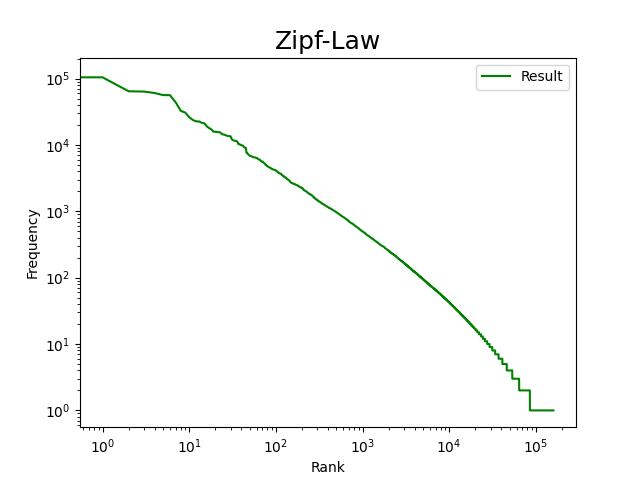

This figure's Python source:
# -*- coding: utf-8 -*-

"""
zipfLaw.py
作业1-1：对中文语料库进行词频统计，验证Zipf's Law
"""

import jieba
import os
import matplotlib.pyplot as plt

from util import getFilePathList

# 声明数据文件路径
dataPath = './data/'
listFilePath = os.path.join(dataPath, 'inf.txt')
totalFilePath = os.path.join(dataPath, 'total.txt')


# 读取txt文件，将词频计数写入wordCntMap
def wordCount(txtFilePath, wordCntMap):
    # 检查单词是否均为中文
    def wordIsChinese(wordToCheck):
        for ch in wordToCheck:
            if '\u4e00' <= ch <= '\u9fff':
                continue
            else:
                return False
        return True

    if not os.path.exists(txtFilePath) or wordCntMap is None:
        raise Exception('File not exists or cntMap is None')
    with open(txtFilePath, 'r', encoding='gb18030') as txtFile:
        rawTxt = txtFile.read()
        # 去掉无意义词汇
        rawTxt = rawTxt.replace('----〖新语丝电子文库(www.xys.org)〗', '')
        rawTxt = rawTxt.replace('本书来自www.cr173.com免费txt小说下载站', '')
        txt = rawTxt.replace('更多更新免费电子书请关注www.cr173.com', '')
        wordList = jieba.lcut(txt)  # 精确模式分词
        for word in wordList:
            if wordIsChinese(word):  # 过滤掉所有非中文词（包括标点）
                wordCntMap[word] = wordCntMap.get(word, 0) + 1


# 保存词频统计文件
def saveCntList(cntList, saveFilePath):
    with open(saveFilePath, 'w', encoding='gbk') as saveFile:
        for word, cnt in cntList:
            saveFile.write(word + '\t' + str(cnt) + '\n')


# 对map进行排序，得到排名-词频图（对数坐标便于观察现象）
def showZipf(wordCntMap):
    # 对词频统计map进行排序
    wordCntList = list(wordCntMap.items())
    wordCntList.sort(key=lambda x: x[1], reverse=True)
    # 保存词频统计map到文件
    saveCntList(wordCntList, 'frequency.txt')
    # 进一步得到排名-词频列表
    cntList = list(map(lambda x: x[1], wordCntList))
    rankList = [i for i in range(len(cntList))]
    # 显示并保存统计图
    plt.loglog(rankList, cntList, linewidth='1.5', color='green', label='Result')
    plt.xlabel('Rank')
    plt.ylabel('Frequency')
    plt.title('Zipf-Law', fontsize=18)
    plt.legend()
    plt.savefig('./zipfLaw.jpg')
    plt.show()


if __name__ == '__main__':
    # 读取inf.txt，得到文件列表
    fileList = getFilePathList(listFilePath)
    # fileList = ['D:\\Desktop\\Learning\\NLP\\NLPhw1\\code\\data\\三十三剑客图.txt']
    # 对所有文件一并进行词频统计，写入map
    cntMap = {}
    for filePath in fileList:
        wordCount(filePath, cntMap)
    # 展示排名-词频统计图，验证zipf‘s law
    showZipf(cntMap)
